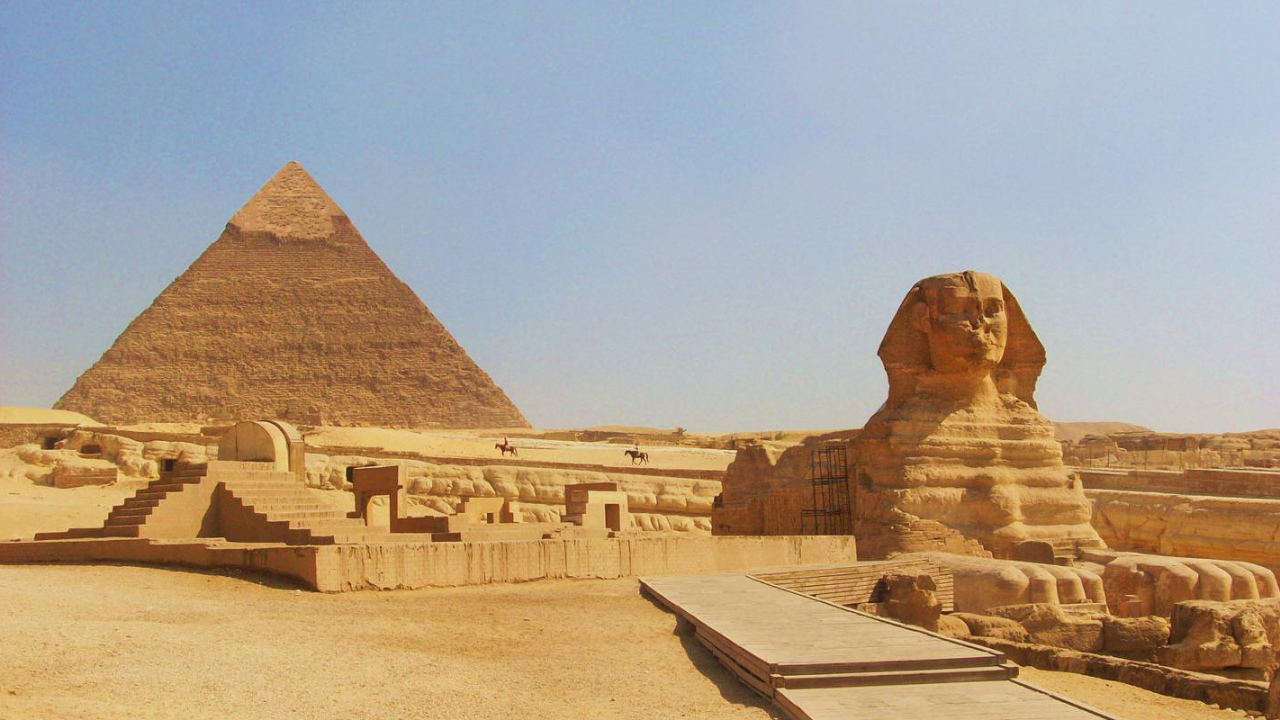
#> input picture Checkpoint_1/Checkpoint_1/Atividade_3/imagens/gize.png, 1280 x 720 px, found by its file name
$ jupyter execute atividade3.ipynb   (shell and % lines are left out)
#> lines starting #> are read from the running program, lines starting #| are printed output that depends on the picture; after the words box and inside, x2 and y2 are one past the last pixel; in counts of white or black regions, pixels touching at a corner belong together
## Atividade 3

Dada a imagem (no repositório “imagens/gize.png”), realize a extração da pirâmide, por meio de uma máscara poligonal, para uma outra imagem com fundo na cor preto.

## 1. Requerimentos

Todas as bibliotecas já estão instaladas no Google Colab.

* OpenCV >= 3.4.3
* Matplotlib >= 3.1.3
* Seaborn >= 0.0.10
* Numpy >= 1.18.1

### 1.2 Arquivos

Faça upload da imagem se utilizando do seguinte snippet de código:

[cell 1]
from google.colab import files

uploaded = files.upload()
#> the answer given: gize.png

for fn in uploaded.keys():
  print('Usuario fez upload da imagem "{name}" com tamanho {length} bytes'.format(name=fn, length=len(uploaded[fn])))

Importação das bibliotecas.

[cell 2]
import numpy as np
import matplotlib.pyplot as plt
import seaborn as sns
import cv2

#Exibição na mesma tela do Jupyter

plt.style.use('seaborn')
sns.set_style("whitegrid", {'axes.grid' : False})

## 2. Solução

Carregando a imagem original.

[cell 3]
imagem = cv2.imread("gize.png")
#> imagem is the input picture: shape (720, 1280, 3); mean B, G, R 140.3, 159, 174.3
imagem = cv2.cvtColor(imagem, cv2.COLOR_BGR2RGB)

plt.figure(figsize=(20,10))
plt.imshow(imagem)
plt.title("Pirâmide")

Aplicando a máscara para realizar a subtração.

[cell 4]
# IMPLEMENTAR
imagem_cor = imagem.copy()

altura = imagem.shape[0]
#> altura = 720
largura = imagem.shape[1]
#> largura = 1280

mascara = np.zeros( ( altura, largura ), dtype=np.uint8 )
marcador = np.array ( [ [60, 410], [300, 150], [520, 420] ], np.int32 )
cv2.fillPoly( mascara, [marcador], (100, 50, 200) )
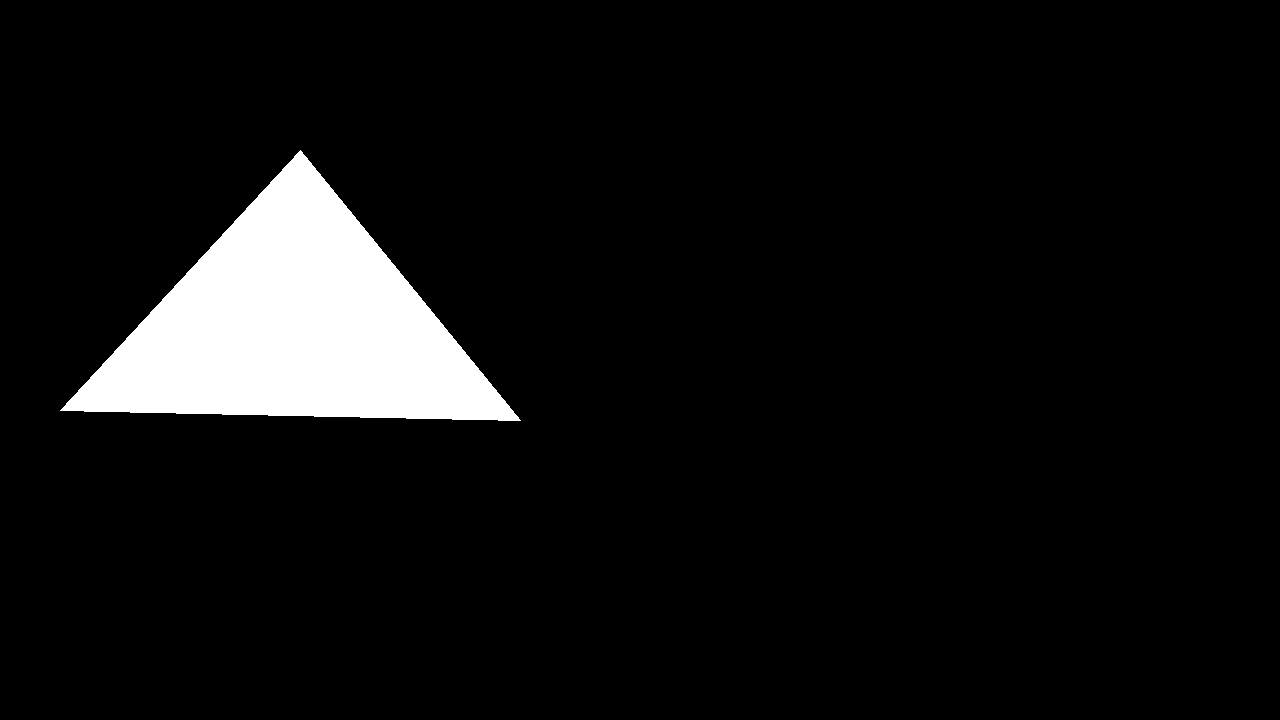
#> mascara: shape (720, 1280); values 0 (black) and 100 (white), 6.7% white; 1 white region, box (x1, y1, x2, y2) and area: (60, 150, 521, 421) 61491

plt.figure( figsize=( 20,10 ) )
plt.imshow(mascara, cmap='gray')
plt.title( 'Máscara Pirâmide' )

Realizando a operação de subtração.
*O seguinte [exemplo](https://docs.opencv.org/3.2.0/d0/d86/tutorial_py_image_arithmetics.html), da própria documentação do OpenCV, detalha um pouco sobre o uso das máscaras.*

[cell 5]
# IMPLEMENTAR
imagem_retirada = cv2.bitwise_and(imagem_cor, imagem_cor, mask=mascara)
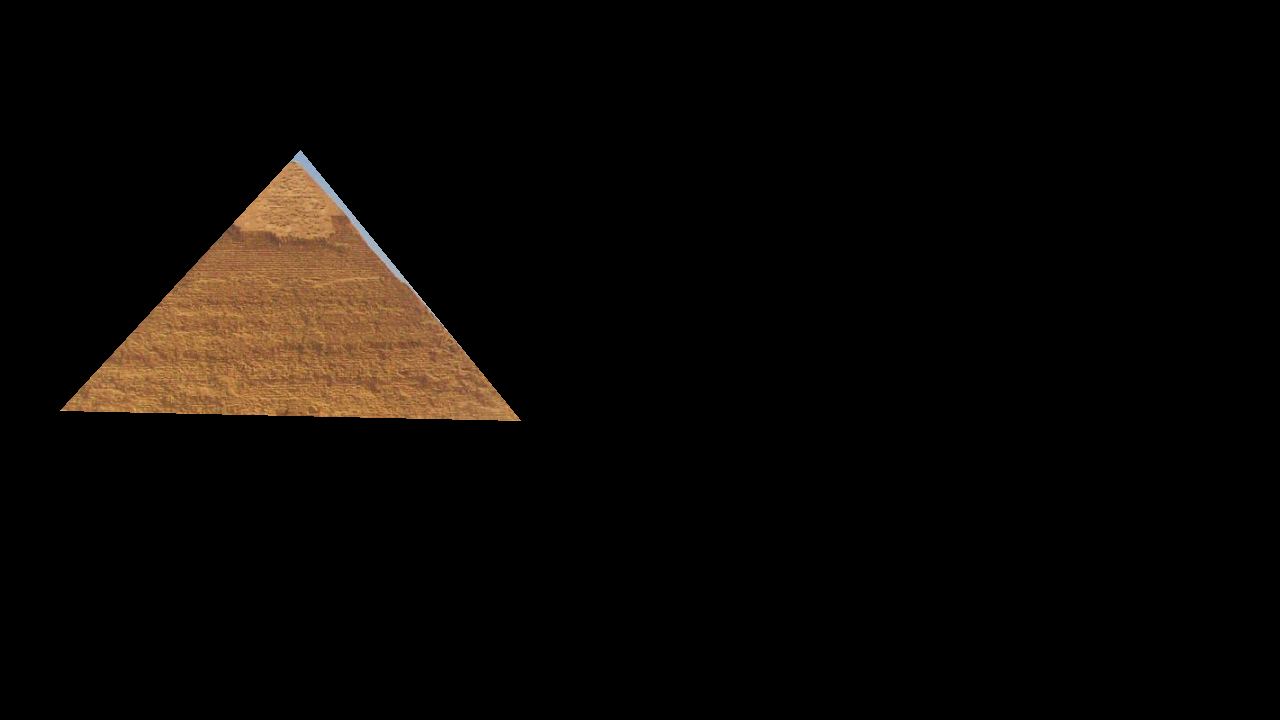
#> imagem_retirada: shape (720, 1280, 3); mean R, G, B 10.8, 7.5, 4.5

plt.figure(figsize = ( 20, 10 ))
plt.imshow(imagem_retirada)
plt.title( 'Pirâmide' )
